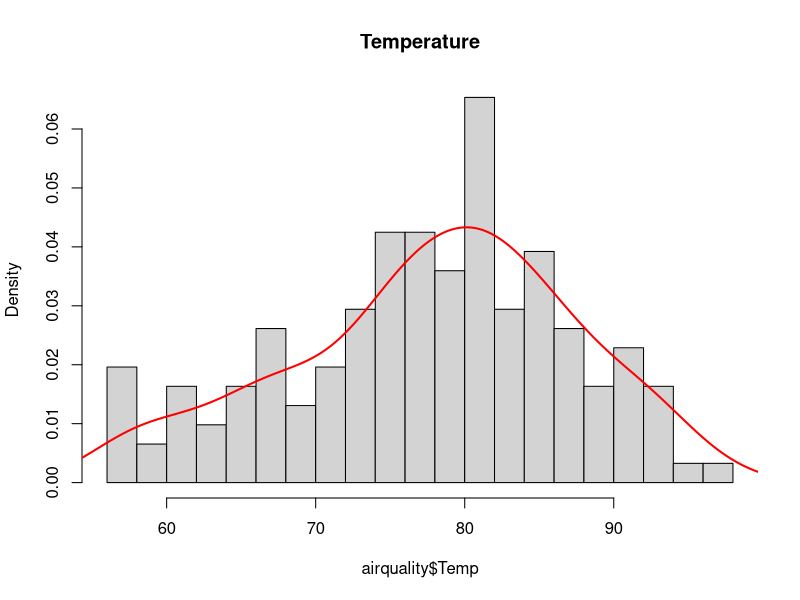
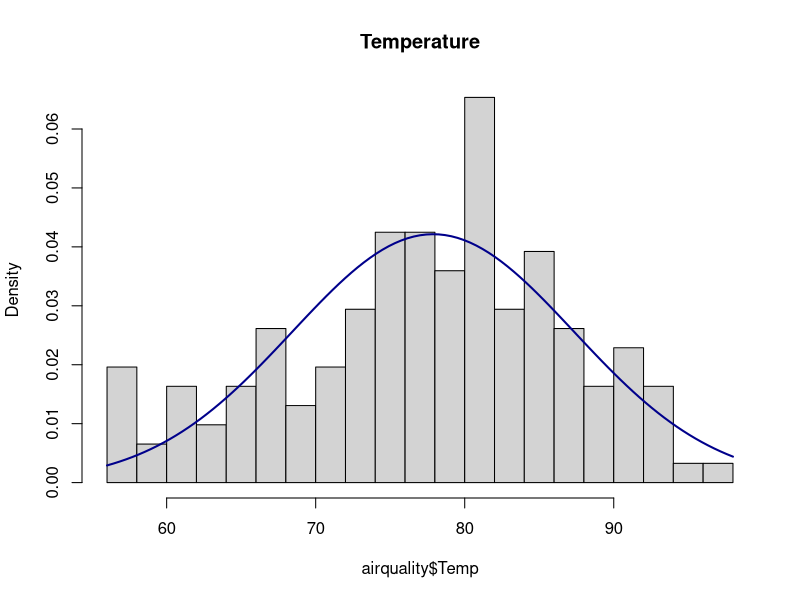
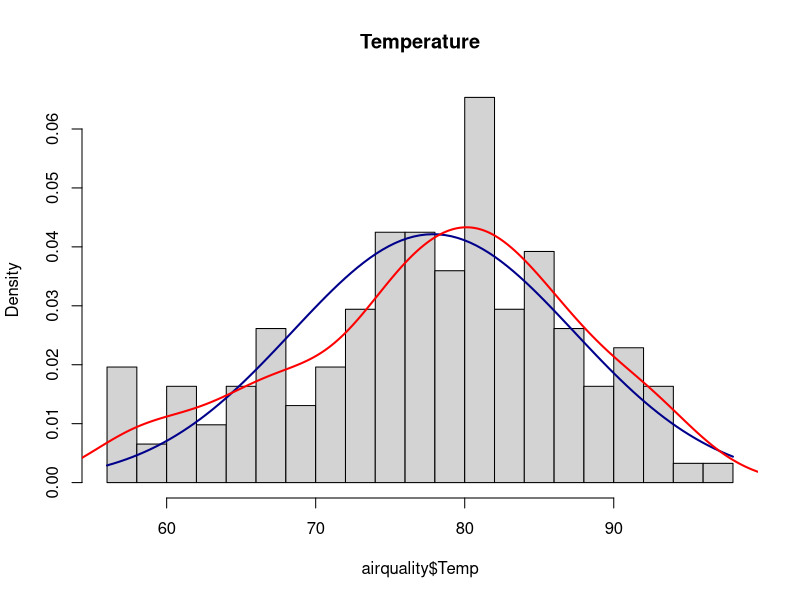
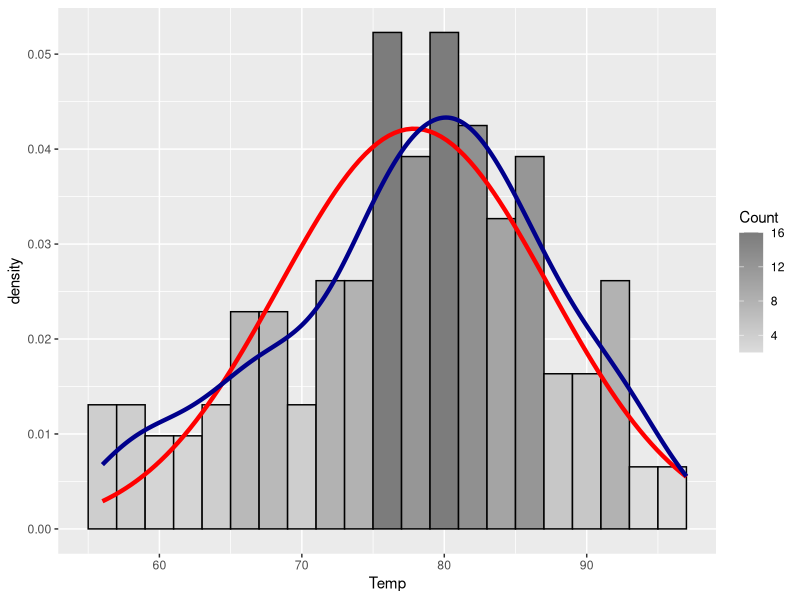

R code for these plots, in order:
## ---- chunk 1
data(airquality)
## ---- chunk 2
head(airquality)
?airquality #help page
## ---- chunk 3
m<-mean(airquality$Temp)
std<-sd(airquality$Temp)
print(paste0("Mean is: ", m))
print(paste0("StdDev is: ", std))
## ---- chunk 4
hist(airquality$Temp, breaks=20, freq=F, main="Temperature")
lines(density(airquality$Temp), col="red", lwd=2, add=TRUE)
## ---- chunk 5
hist(airquality$Temp, breaks=20, freq=F, main="Temperature") #same
curve(dnorm(x, mean=m, sd=std), col="darkblue", lwd=2, add=TRUE)
## ---- chunk 6
hist(airquality$Temp, breaks=20, freq=F, main="Temperature") #same
curve(dnorm(x, mean=m, sd=std), col="darkblue", lwd=2, add=TRUE)
lines(density(airquality$Temp), col="red", lwd=2, add=TRUE)
## ---- chunk 7
library(ggplot2)

g<-ggplot(airquality, aes(x=Temp))
g<-g + geom_histogram(aes(y=..density.., fill=..count..), 
                 binwidth = 2, color="black")
g<-g + scale_fill_gradient("Count", low="#DCDCDC", high="#7C7C7C")
g<-g + stat_function(fun=dnorm, color="red", lwd=1.5,
                args=list(mean=m, sd=std))
g<-g + geom_density(lwd=1.5, color="darkblue")

g
